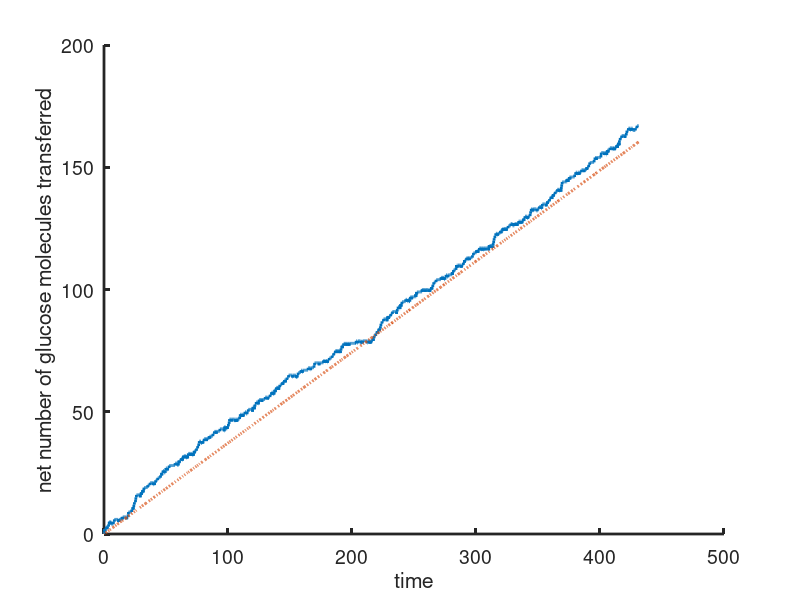

MATLAB code to generate this figure:
%-------------------------------------------------------------------

% Matlab code to compute the flux through a stochastic model of a glucose transporter, 
% using the Gillespie algorithm.

% For Chapter 2,  of
% Keener and Sneyd, Mathematical Physiology, 3rd Edition, Springer.

% Written by James Keener and James Sneyd

%-------------------------------------------------------------------

clear all
close all
clc
set(0,                           ...
   'defaultaxesfontsize', 20,   ...
   'defaultaxeslinewidth', 2.0, ...
   'defaultlinelinewidth', 2);
global k kp km  

k = 10; 
km = 1;
kp = 1;  
ci = 0.1; ce = 10; % these concentrations are held fixed

 %states are 
 % S=1, Ce
 % S=2, Pe
 % S=3, Pi
 % S=4, Ci

%the notation here is 
%G_{i,j} = reaction rate for going from state j to state i  

G = [0    km 0 k;
    ce*kp 0  k 0;
    0     k  0 ci*kp;
    k     0 km 0];
CG = cumsum(G)
GS = CG(4,:);
 
 % First do a long simulation using the Gillespie method
% Store in S, with times in T
num = 5000; % number of reaction steps to take
S = zeros(1,num); S(1) = 1;  % S can be 1, 2, 3, or 4
T = zeros(1,num);
count= zeros(4,4); % this is where we count the number of reactions  
trans = zeros(1,num); 
% During the simulation count the number of glucose molecules transferred in each direction.
for i = 1:num-1
        r1 = rand;
        r2 = rand;  % Note that you need two random numbers. One for the time, and one for the choice of state.
        K = GS(S(i));
        T(i+1) = T(i) - (1/K)*log(r1);
        S(i+1) = find(CG(:,S(i))>r2*GS(S(i)),1);  %This determines the next state
   count(S(i+1),S(i)) =  count(S(i+1),S(i)) +1;  % this counts which reaction occurs
  trans(i+1) = (count(2,1)-count(1,2)) ;
end
 
slope = trans(end)/T(end)
  
% now calculate the flux from the deterministic model

A = G-diag(GS);
 
A(4,:) = ones(1,4);
RHS = zeros(4,1);
RHS(4) = 1;
P = A\RHS;
flux =  (G(2,1)*P(1)-G(1,2)*P(2))
 
plot(T,trans,T, flux*T,'--','LineWidth',2)
set(gca,'FontSize',14)
xlabel('time')
ylabel('net number of glucose molecules transferred')
box off
